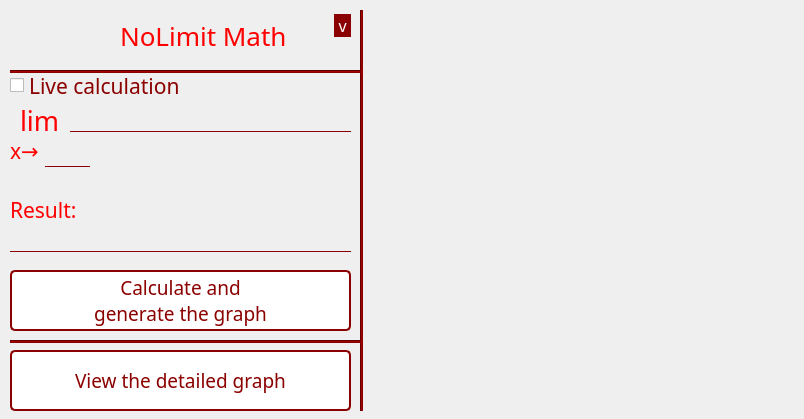
<?xml version="1.0" encoding="UTF-8"?>
<ui version="4.0">
 <class>MainWindow</class>
 <widget class="QMainWindow" name="MainWindow">
  <property name="geometry">
   <rect>
    <x>0</x>
    <y>0</y>
    <width>804</width>
    <height>419</height>
   </rect>
  </property>
  <property name="minimumSize">
   <size>
    <width>804</width>
    <height>419</height>
   </size>
  </property>
  <property name="maximumSize">
   <size>
    <width>804</width>
    <height>419</height>
   </size>
  </property>
  <property name="font">
   <font>
    <pointsize>16</pointsize>
   </font>
  </property>
  <property name="windowTitle">
   <string>NoLimit Math - SYMPY VERSION - by SM</string>
  </property>
  <property name="windowIcon">
   <iconset>
    <normaloff>../icona.png</normaloff>../icona.png</iconset>
  </property>
  <property name="styleSheet">
   <string notr="true"/>
  </property>
  <widget class="QWidget" name="centralwidget">
   <widget class="QLabel" name="labelResult">
    <property name="geometry">
     <rect>
      <x>10</x>
      <y>200</y>
      <width>71</width>
      <height>20</height>
     </rect>
    </property>
    <property name="font">
     <font>
      <family>Rockwell</family>
      <pointsize>16</pointsize>
     </font>
    </property>
    <property name="styleSheet">
     <string notr="true">color:#ff0000;font-family:Rockwell;</string>
    </property>
    <property name="text">
     <string>Result:</string>
    </property>
   </widget>
   <widget class="QLabel" name="labelLim">
    <property name="geometry">
     <rect>
      <x>20</x>
      <y>110</y>
      <width>41</width>
      <height>21</height>
     </rect>
    </property>
    <property name="font">
     <font>
      <family>Rockwell</family>
      <pointsize>20</pointsize>
     </font>
    </property>
    <property name="styleSheet">
     <string notr="true">color:#ff0000;font-family:Rockwell;</string>
    </property>
    <property name="text">
     <string>lim</string>
    </property>
   </widget>
   <widget class="QPushButton" name="calculate">
    <property name="geometry">
     <rect>
      <x>10</x>
      <y>270</y>
      <width>341</width>
      <height>61</height>
     </rect>
    </property>
    <property name="font">
     <font>
      <family>Rockwell</family>
      <pointsize>14</pointsize>
     </font>
    </property>
    <property name="styleSheet">
     <string notr="true">QPushButton
{
background-color:white;
color:darkred;
border:2px solid darkred;
border-radius:5px;
font-family:Rockwell;
}
QPushButton:hover
{
background-color:darkred;
color:white;
}
QPushButton:pressed
{
background-color:red;
border:0px;
}</string>
    </property>
    <property name="text">
     <string>Calculate and
generate the graph</string>
    </property>
   </widget>
   <widget class="QWidget" name="verticalLayoutWidget">
    <property name="geometry">
     <rect>
      <x>370</x>
      <y>10</y>
      <width>431</width>
      <height>401</height>
     </rect>
    </property>
    <layout class="QVBoxLayout" name="layout_plot"/>
   </widget>
   <widget class="QPushButton" name="show_details">
    <property name="enabled">
     <bool>true</bool>
    </property>
    <property name="geometry">
     <rect>
      <x>10</x>
      <y>350</y>
      <width>341</width>
      <height>61</height>
     </rect>
    </property>
    <property name="font">
     <font>
      <family>Rockwell</family>
      <pointsize>14</pointsize>
     </font>
    </property>
    <property name="styleSheet">
     <string notr="true">QPushButton
{
background-color:white;
color:darkred;
border:2px solid darkred;
border-radius:5px;
font-family:Rockwell;
}
QPushButton:hover
{
background-color:darkred;
color:white;
}
QPushButton:pressed
{
background-color:red;
border:0px;
}</string>
    </property>
    <property name="text">
     <string>View the detailed graph</string>
    </property>
   </widget>
   <widget class="QLineEdit" name="result">
    <property name="geometry">
     <rect>
      <x>10</x>
      <y>220</y>
      <width>341</width>
      <height>32</height>
     </rect>
    </property>
    <property name="styleSheet">
     <string notr="true">QLineEdit{background-color:transparent;color:darkred;border:0px solid transparent;border-bottom:1px solid darkred;opacity:.7;font-family:Rockwell;} QLineEdit:focus{border-bottom:2px solid red;opacity:1;background-color:transparent;}</string>
    </property>
    <property name="readOnly">
     <bool>true</bool>
    </property>
   </widget>
   <widget class="QLineEdit" name="limit_expression">
    <property name="geometry">
     <rect>
      <x>70</x>
      <y>100</y>
      <width>281</width>
      <height>32</height>
     </rect>
    </property>
    <property name="styleSheet">
     <string notr="true">QLineEdit{background-color:transparent;color:darkred;border:0px solid transparent;border-bottom:1px solid darkred;opacity:.7;font-family:Rockwell;} QLineEdit:focus{border-bottom:2px solid red;opacity:1;background-color:transparent;}</string>
    </property>
   </widget>
   <widget class="QLineEdit" name="limit_value">
    <property name="geometry">
     <rect>
      <x>45</x>
      <y>135</y>
      <width>45</width>
      <height>32</height>
     </rect>
    </property>
    <property name="styleSheet">
     <string notr="true">QLineEdit{background-color:transparent;color:darkred;border:0px solid transparent;border-bottom:1px solid darkred;opacity:.7;font-family:Rockwell;} QLineEdit:focus{border-bottom:2px solid red;opacity:1;background-color:transparent;}</string>
    </property>
   </widget>
   <widget class="QLabel" name="labelX">
    <property name="geometry">
     <rect>
      <x>10</x>
      <y>140</y>
      <width>41</width>
      <height>21</height>
     </rect>
    </property>
    <property name="font">
     <font>
      <family>Rockwell</family>
     </font>
    </property>
    <property name="styleSheet">
     <string notr="true">color:#ff0000;font-family:Rockwell;</string>
    </property>
    <property name="text">
     <string>x→</string>
    </property>
   </widget>
   <widget class="Line" name="line">
    <property name="geometry">
     <rect>
      <x>360</x>
      <y>10</y>
      <width>3</width>
      <height>401</height>
     </rect>
    </property>
    <property name="styleSheet">
     <string notr="true">background-color:darkred;</string>
    </property>
    <property name="orientation">
     <enum>Qt::Vertical</enum>
    </property>
   </widget>
   <widget class="Line" name="line_2">
    <property name="geometry">
     <rect>
      <x>10</x>
      <y>340</y>
      <width>351</width>
      <height>3</height>
     </rect>
    </property>
    <property name="styleSheet">
     <string notr="true">background-color:darkred;</string>
    </property>
    <property name="orientation">
     <enum>Qt::Horizontal</enum>
    </property>
   </widget>
   <widget class="QCheckBox" name="liveCheck">
    <property name="geometry">
     <rect>
      <x>10</x>
      <y>70</y>
      <width>341</width>
      <height>31</height>
     </rect>
    </property>
    <property name="font">
     <font>
      <family>Rockwell</family>
     </font>
    </property>
    <property name="styleSheet">
     <string notr="true">color:darkred;
font-family:Rockwell;</string>
    </property>
    <property name="text">
     <string>Live calculation</string>
    </property>
   </widget>
   <widget class="QGraphicsView" name="graphicsView">
    <property name="geometry">
     <rect>
      <x>60</x>
      <y>10</y>
      <width>61</width>
      <height>51</height>
     </rect>
    </property>
    <property name="styleSheet">
     <string notr="true">background-color:transparent;
background-image:url('../icona50x50.png');
background-repeat:no-repeat;
background-position:left center;
border:0px solid transparent;</string>
    </property>
   </widget>
   <widget class="Line" name="line_4">
    <property name="geometry">
     <rect>
      <x>10</x>
      <y>70</y>
      <width>351</width>
      <height>3</height>
     </rect>
    </property>
    <property name="styleSheet">
     <string notr="true">background-color:darkred;</string>
    </property>
    <property name="orientation">
     <enum>Qt::Horizontal</enum>
    </property>
   </widget>
   <widget class="QLabel" name="labelLim_2">
    <property name="geometry">
     <rect>
      <x>120</x>
      <y>10</y>
      <width>181</width>
      <height>51</height>
     </rect>
    </property>
    <property name="font">
     <font>
      <family>Rockwell</family>
      <pointsize>-1</pointsize>
     </font>
    </property>
    <property name="styleSheet">
     <string notr="true">color:#ff0000;font-family:Rockwell;font-size:26px;</string>
    </property>
    <property name="text">
     <string>NoLimit Math</string>
    </property>
   </widget>
   <widget class="QLabel" name="labelVersione">
    <property name="geometry">
     <rect>
      <x>300</x>
      <y>10</y>
      <width>51</width>
      <height>31</height>
     </rect>
    </property>
    <property name="font">
     <font>
      <family>Rockwell</family>
      <pointsize>-1</pointsize>
     </font>
    </property>
    <property name="styleSheet">
     <string notr="true">color:#ff0000;font-family:Rockwell;font-size:26px;</string>
    </property>
    <property name="text">
     <string>&lt;html&gt;&lt;head/&gt;&lt;body&gt;&lt;p align=&quot;right&quot;&gt;&lt;span style=&quot; font-size:16px; color:#ffffff; background-color:#8b0000;&quot;&gt;&amp;nbsp;v&amp;nbsp;&lt;/span&gt;&lt;/p&gt;&lt;/body&gt;&lt;/html&gt;</string>
    </property>
   </widget>
  </widget>
  <action name="actionabout">
   <property name="text">
    <string>&amp;about</string>
   </property>
  </action>
 </widget>
 <resources/>
 <connections/>
</ui>
